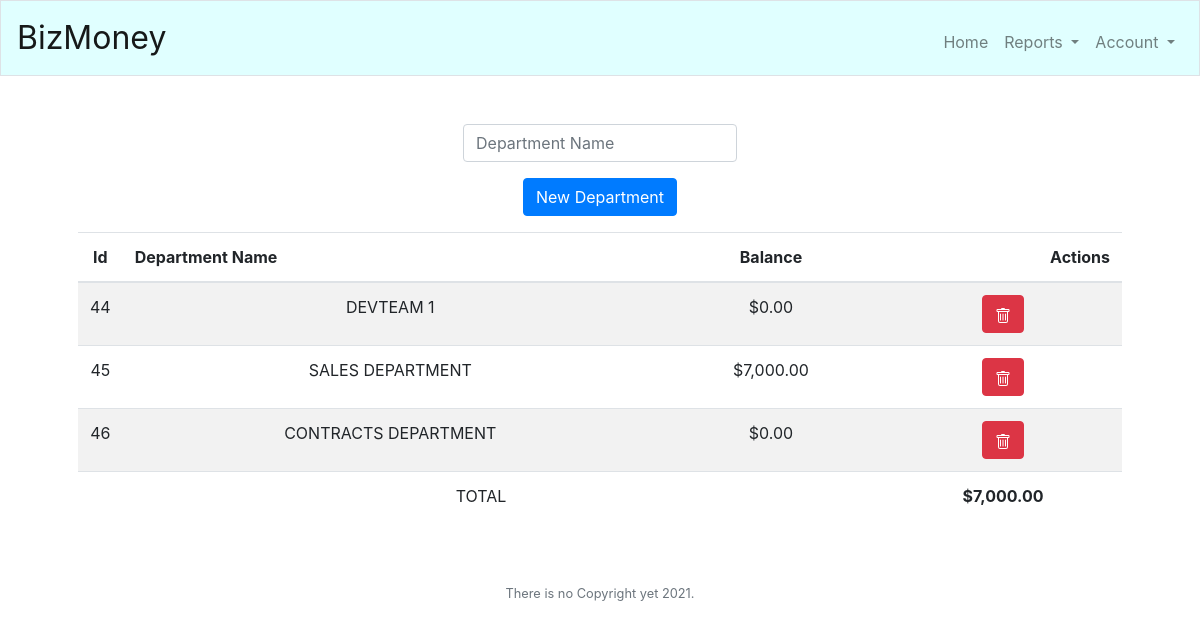
The page /departments (signed in) on the database its author committed.
### tables this page shows
CREATE TABLE "departments" ('id' integer PRIMARY KEY AUTOINCREMENT NOT NULL, 'name' varchar(25) NOT NULL, 'owner_user_id' integer, 'balance' double precision DEFAULT 0);

### application.py (the view)
@app.route("/departments", methods=["GET", "POST"])
@login_required
def httpDepartments():
    if request.method == "POST":
        if not request.form.get("name"):
            return apology("must provide department name", 400)
        ret = db.execute("INSERT INTO departments (name, owner_user_id) VALUES (?, ?)", request.form.get(
            "name").upper(), session["user_id"])
        loadDepartments()
        return redirect("/select-department")
    else:
        ret = db.execute("SELECT * FROM departments WHERE owner_user_id = ?",
                         session["user_id"])
        departments = []
        userTotal = 0
        for item in ret:
            departments.append(Department(item["id"], item["name"], item["owner_user_id"], usd(item["balance"])))
            userTotal += item["balance"]
        return render_template("departments.html", departments=departments, userTotal=usd(userTotal))

### application.py (called while the page is built)
@app.after_request
def after_request(response):
    response.headers["Cache-Control"] = "no-cache, no-store, must-revalidate"
    response.headers["Expires"] = 0
    response.headers["Pragma"] = "no-cache"
    return response

### helpers.py (called while the page is built)
def login_required(f):
    @wraps(f)
    def decorated_function(*args, **kwargs):
        if session.get("user_id") is None:
            return redirect("/login")
        return f(*args, **kwargs)
    return decorated_function

def usd(value):
    return f"${value:,.2f}"

### templates/departments.html (shortened to what this page needs)
{% extends "layout.html" %}
{% block main %}
    <div class="row mb-3">
        <div class="col-md-12">
            <form id="formNew" action="/departments" method="post">
                <div class="form-group">
                    <input autocomplete="off" autofocus class="form-control" name="name" placeholder="Department Name" type="text">
                </div>
                <button class="btn btn-primary" type="submit">New Department</button>
            </form>
        </div>
    </div>
    <div class="row">
        <div class="col-md-12">
            <table class="table table-striped">
                <thead>
                    <tr>
                        <th style="width:25px;">Id</th>
                        <th style="text-align: left;">Department Name</th>
                        <th>Balance</th>
                        <th style="text-align: right;">Actions</th>
                    </tr>
                </thead>
                <tbody>
                    {% if departments %}
                        {% for item in departments %}
                            <tr>
                                <td>{{item.id}}</td>
                                <td>{{item.name}}</td>
                                <td>{{item.balance}}</td>
                                <td>
                                    <form id="formDelete" action="/department-delete" method="post">
                                        <button class="btn btn-danger" type="submit">
                                        </button>
                                    </form>
                                </td>
                            </tr>
                        {% endfor %}
                    {% else %}
                            <tr>
                                <td colspan=3>None</td>
                            </tr>
                    {% endif %}
                </tbody>
                <tfoot>
                    <tr>
                        <td colspan="3">TOTAL</td>
                        <td><b>{{userTotal}}</b></td>
                    </tr>
                </tfoot>
            </table>
        </div>
    </div>
{% endblock %}

### static/styles.css (style rules this page uses)
main .form-control { display: inline-block; width: auto; }

### rows shown on the page
departments: id "44", name "DEVTEAM 1", balance "$0.00"
departments: id "45", name "SALES DEPARTMENT", balance "$7,000.00"
departments: id "46", name "CONTRACTS DEPARTMENT", balance "$0.00"

### other values the page prints
{{ userTotal }} "$7,000.00"
